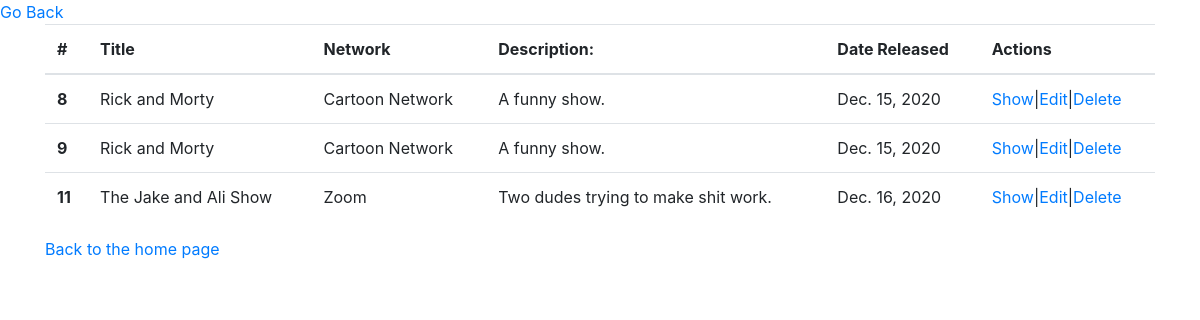
The app's page /shows, older data.
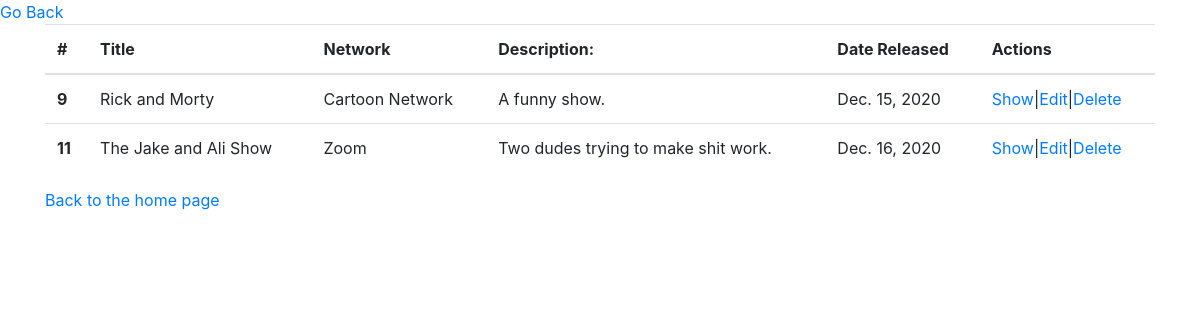
The same page, newer data.
### restfultv_app/models.py (models this page shows)
class Show(models.Model):
    title = models.CharField(max_length=45)
    network = models.CharField(max_length=45)
    release_date = models.DateField()
    description = models.TextField()
    created_at = models.DateTimeField(auto_now_add=True)
    updated_at = models.DateTimeField(auto_now=True)
    objects = show_manager()

### restfultv_app/views.py (the view)
# urls.py: path('shows', views.shows, name='shows'),
def shows(request):
    context = {
        "show": Show.objects.all(),
    }
    return render(request, "show.html", context)

### restfultv_app/templates/show.html (shortened to what this page needs)
<!doctype html>
<html lang="en">
<head>
    <link rel="stylesheet" href="https://cdn.jsdelivr.net/npm/bootstrap@4.5.3/dist/css/bootstrap.min.css">
</head>
<header><a href="{% url 'shows' %}">Go Back</a></header>
<body>
    <div class="container">
        <table class="table">
            <thead>
                <tr>
                    <th scope="col">#</th>
                    <th scope="col">Title</th>
                    <th scope="col">Network</th>
                    <th scope="col">Description:</th>
                    <th scope="col">Date Released</th>
                    <th scope="col">Actions</th>
                </tr>
                </thead>
                <tbody>
                    {% for i in show %}
                <tr>
                    <th scope="row">{{i.id}}</th>
                    <td>{{ i.title }}</td>
                    <td>{{ i.network }}</td>
                    <td>{{ i.description }}</td>
                    <td>{{ i.release_date }}</td>
                    <td><a href="{% url 'view_show' id=i.id %}">Show</a>|<a href="/edit_show/{{ i.id }}">Edit</a>|<a href="/delete/{{ i.id }}">Delete</a></td>
                </tr>
                    {% endfor %}
            </tbody>
        </table>
        <a href="{% url 'new_show' %}">Back to the home page</a>
    </div>
</body>

Row changes from the older to the newer data that the page shows:
removed Show: id "8", title "Rick and Morty", network "Cartoon Network", description "A funny show.", release_date "Dec. 15, 2020"
